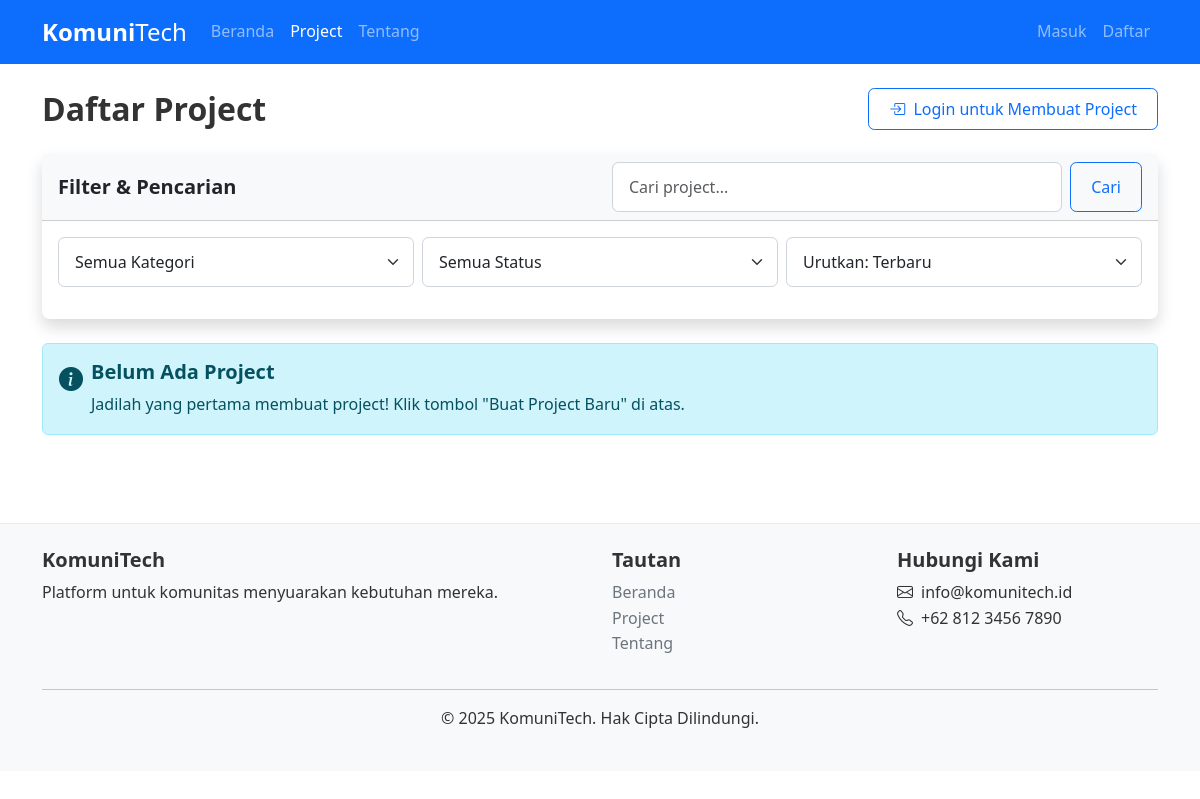
Page /project/ on the earlier database version.
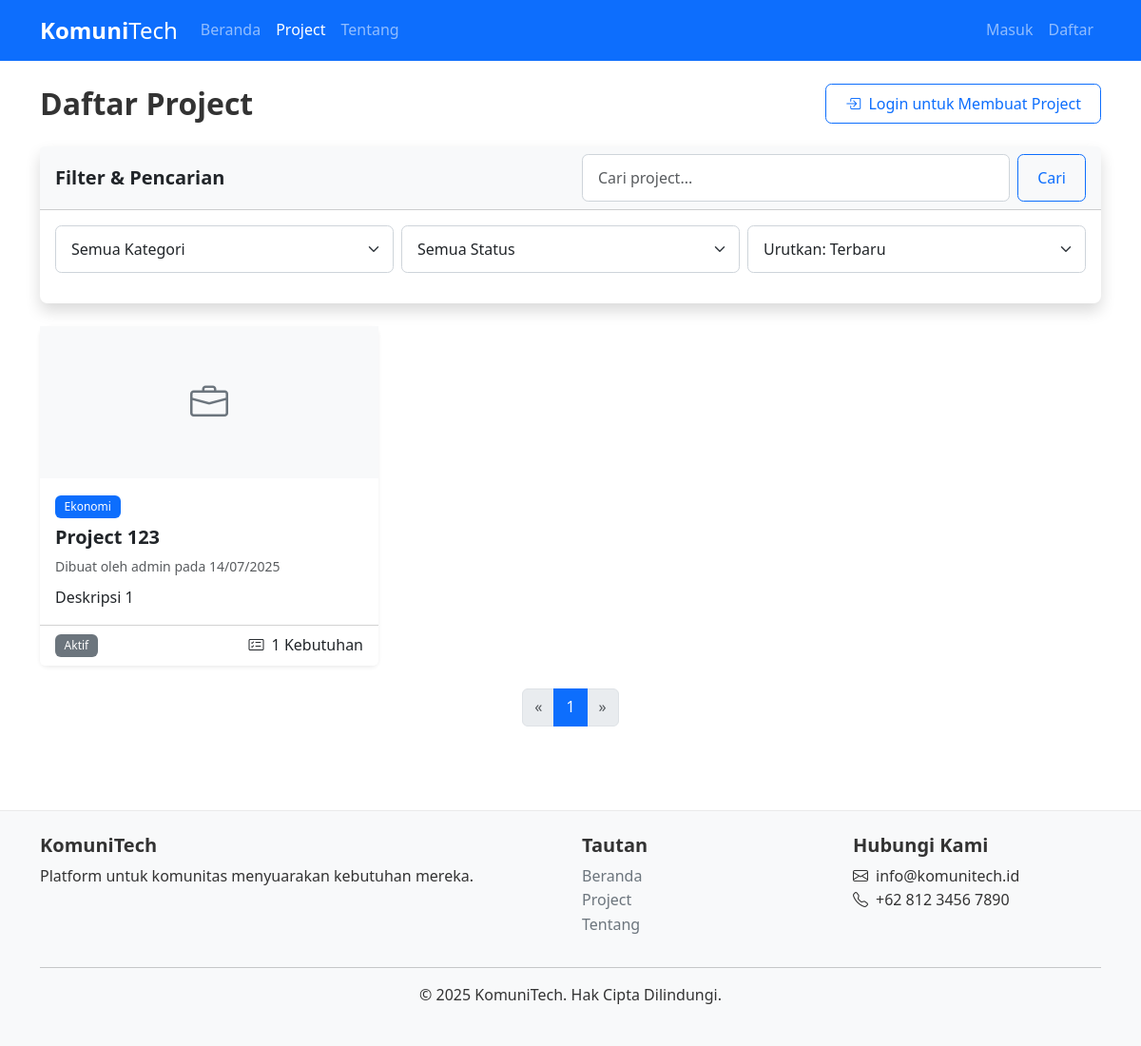
Same page on the later database version.
### app/database/models.py (models this page shows, shortened)
class Project(db.Model):
    __tablename__ = "projects"
    id = db.Column(db.Integer, primary_key=True)
    judul = db.Column(db.String(140), nullable=False)
    deskripsi = db.Column(db.Text, nullable=False)
    timestamp = db.Column(db.DateTime, index=True, default=func.now())
    updated_at = db.Column(db.DateTime, default=func.now(), onupdate=func.now())
    pengguna_id = db.Column(db.Integer, db.ForeignKey("users.id"), nullable=False)
    kategori_id = db.Column(db.Integer, db.ForeignKey("categories.id"), nullable=False)
    status = db.Column(db.String(20), default="Aktif")
    gambar_url = db.Column(db.String(200))
    view_count = db.Column(db.Integer, default=0)
    kebutuhan = db.relationship(
        "Kebutuhan", backref="project", lazy="dynamic", cascade="all, delete-orphan"
    )
    collaborators = db.relationship(
        "ProjectCollaborator", backref="project", lazy="dynamic", cascade="all, delete-orphan"
    )

class Kategori(db.Model):
    __tablename__ = "categories"
    id = db.Column(db.Integer, primary_key=True)
    nama = db.Column(db.String(64), index=True, unique=True, nullable=False)
    deskripsi = db.Column(db.String(200))
    created_at = db.Column(db.DateTime, default=func.now())
    updated_at = db.Column(db.DateTime, default=func.now(), onupdate=func.now())
    kebutuhan = db.relationship("Kebutuhan", backref="kategori_kebutuhan", lazy="dynamic")
    projects = db.relationship("Project", backref="kategori_project", lazy="dynamic")

class Pengguna(UserMixin, db.Model):
    __tablename__ = "users"
    id = db.Column(db.Integer, primary_key=True)
    username = db.Column(db.String(64), index=True, unique=True, nullable=False)
    email = db.Column(db.String(120), index=True, unique=True, nullable=False)
    nama = db.Column(db.String(120), nullable=False)
    password_hash = db.Column(db.String(200))
    role = db.Column(db.String(20), default="Regular", nullable=False)
    bio = db.Column(db.Text)
    avatar_url = db.Column(db.String(200))
    created_at = db.Column(db.DateTime, default=func.now())
    last_seen = db.Column(db.DateTime, default=func.now())
    is_active = db.Column(db.Boolean, default=True)
    email_verified = db.Column(db.Boolean, default=False)
    projects = db.relationship("Project", backref="pemilik", lazy="dynamic", cascade="all, delete-orphan")
    kebutuhan = db.relationship(
        "Kebutuhan",
        foreign_keys="Kebutuhan.pengguna_id",
        backref="pengaju",
        lazy="dynamic",
        cascade="all, delete-orphan"
    )
    processed_kebutuhan = db.relationship(
        "Kebutuhan",
        foreign_keys="Kebutuhan.processed_by",
        backref="processor",
        lazy="dynamic"
    )
    komentar = db.relationship("Komentar", backref="penulis", lazy="dynamic", cascade="all, delete-orphan")
    dukungan = db.relationship("Dukungan", backref="pendukung", lazy="dynamic", cascade="all, delete-orphan")
    notifications = db.relationship("Notification", backref="user", lazy="dynamic", cascade="all, delete-orphan")

### app/routes/project_routes.py (the view)
@project_bp.route("/", methods=["GET"])
def list_projects():
    page = request.args.get("page", 1, type=int)
    projects = get_recent_projects() if page == 1 else get_user_projects(page=page)
    next_url, prev_url = generate_pagination_links(projects, "project.list_projects")
    return render_template(
        "project/list.html",
        projects=projects.items,
        next_url=next_url,
        prev_url=prev_url,
    )

### app/forms.py
class SearchForm(FlaskForm):
    query = StringField(
        "Cari",
        validators=[
            DataRequired(message="Kata kunci pencarian harus diisi"),
            Length(min=2, message="Kata kunci minimal 2 karakter"),
        ],
    )
    category = SelectField("Kategori", coerce=int)
    search_type = SelectField("Tipe", choices=[("all", "Semua"), ("projects", "Project"), ("kebutuhan", "Kebutuhan")])
    submit = SubmitField("Cari")
    def __init__(self, *args, **kwargs):
        super(SearchForm, self).__init__(*args, **kwargs)
        self.category.choices = [(0, "Semua Kategori")] + [
            (k.id, k.nama) for k in Kategori.query.order_by(Kategori.nama).all()
        ]

### app/services/project_service.py (called while the page is built)
def get_recent_projects(page: int = 1, per_page: int = 10, status: str = None):
    query = Project.query
    if status:
        query = query.filter_by(status=status)
    else:
        query = query.filter_by(status="Aktif")
    return query.order_by(Project.timestamp.desc()).paginate(page=page, per_page=per_page, error_out=False)

### app/utils/pagination.py (called while the page is built)
def generate_pagination_links(paginated_query, endpoint: str, **kwargs):
    next_url = (
        url_for(endpoint, halaman=paginated_query.next_num, **kwargs)
        if paginated_query.has_next
        else None
    )
    prev_url = (
        url_for(endpoint, halaman=paginated_query.prev_num, **kwargs)
        if paginated_query.has_prev
        else None
    )
    return next_url, prev_url

### app/templates/project/list.html (shortened to what this page needs)
{% extends "base.html" %}
{% block content %}
<div class="row mb-4 align-items-center">
    <div class="col-md-6">
        <h2 class="mb-0">Daftar Project</h2>
    </div>
    <div class="col-md-6 text-md-end">
        {% if current_user.is_authenticated %}
        <a href="{{ url_for('project.create') }}" class="btn btn-primary">
            <i class="bi bi-plus-circle me-1"></i> Buat Project Baru
        </a>
        {% else %}
        <a href="{{ url_for('auth.login') }}" class="btn btn-outline-primary">
            <i class="bi bi-box-arrow-in-right me-1"></i> Login untuk Membuat Project
        </a>
        {% endif %}
    </div>
</div>
<div class="card shadow mb-4">
    <div class="card-header bg-light">
        <div class="row align-items-center">
            <div class="col-md-6">
                <h5 class="mb-0">Filter & Pencarian</h5>
            </div>
            <div class="col-md-6">
                <form class="d-flex">
                    <input class="form-control me-2" type="search" placeholder="Cari project...">
                    <button class="btn btn-outline-primary" type="submit">Cari</button>
                </form>
            </div>
        </div>
    </div>
    <div class="card-body">
        <div class="row g-2 mb-3">
            <div class="col-md-4">
                <select class="form-select">
                    <option selected>Semua Kategori</option>
                </select>
            </div>
            <div class="col-md-4">
                <select class="form-select">
                    <option selected>Semua Status</option>
                </select>
            </div>
            <div class="col-md-4">
                <select class="form-select">
                    <option selected>Urutkan: Terbaru</option>
                </select>
            </div>
        </div>
    </div>
</div>
{% if projects %}
<div class="row">
    {% for project in projects %}
    <div class="col-md-4 mb-4">
        <div class="card h-100 shadow-sm">
            {% if project.gambar_url %}
            <img src="{{ project.gambar_url }}" class="card-img-top" alt="{{ project.judul }}" style="height: 180px; object-fit: cover;">
            {% else %}
            <div class="bg-light text-center py-5">
                <i class="bi bi-briefcase fs-1 text-secondary"></i>
            </div>
            {% endif %}
            <div class="card-body">
                <span class="badge bg-primary mb-2">{{ project.kategori_project.nama }}</span>
                <h5 class="card-title mb-2">
                    <a href="{{ url_for('project.detail', id=project.id) }}" class="text-decoration-none text-dark stretched-link">
                        {{ project.judul }}
                    </a>
                </h5>
                <p class="text-muted small mb-2">Dibuat oleh {{ project.pemilik.nama }} pada {{ project.timestamp.strftime('%d/%m/%Y') }}</p>
                <p class="card-text">{{ project.deskripsi|truncate(150) }}</p>
            </div>
            <div class="card-footer bg-white">
                <div class="d-flex justify-content-between align-items-center">
                    <span class="badge bg-secondary">{{ project.status }}</span>
                    <div>
                        <i class="bi bi-card-checklist me-1"></i> {{ project.kebutuhan.count() }} Kebutuhan
                    </div>
                </div>
            </div>
        </div>
    </div>
    {% endfor %}
</div>
<nav aria-label="Navigasi halaman">
    <ul class="pagination justify-content-center">
        {% if prev_url %}
        <li class="page-item">
            <a class="page-link" href="{{ prev_url }}" aria-label="Sebelumnya">
                <span aria-hidden="true">&laquo;</span>
            </a>
        </li>
        {% else %}
        <li class="page-item disabled">
            <a class="page-link" href="#" aria-label="Sebelumnya">
                <span aria-hidden="true">&laquo;</span>
            </a>
        </li>
        {% endif %}
        <li class="page-item active"><a class="page-link" href="#">1</a></li>
        {% if next_url %}
        <li class="page-item">
            <a class="page-link" href="{{ next_url }}" aria-label="Selanjutnya">
                <span aria-hidden="true">&raquo;</span>
            </a>
        </li>
        {% else %}
        <li class="page-item disabled">
            <a class="page-link" href="#" aria-label="Selanjutnya">
                <span aria-hidden="true">&raquo;</span>
            </a>
        </li>
        {% endif %}
    </ul>
</nav>
{% else %}
<div class="alert alert-info">
    <div class="d-flex">
        <i class="bi bi-info-circle-fill me-2 fs-4"></i>
        <div>
            <h5 class="alert-heading">Belum Ada Project</h5>
            <p class="mb-0">Jadilah yang pertama membuat project! Klik tombol "Buat Project Baru" di atas.</p>
        </div>
    </div>
</div>
{% endif %}
{% endblock %}

### app/templates/base.html (shortened to what this page needs)
<!DOCTYPE html>
<html lang="id">
<head>
    <link href="https://cdn.jsdelivr.net/npm/bootstrap@5.3.0-alpha1/dist/css/bootstrap.min.css" rel="stylesheet">
    <link rel="stylesheet" href="https://cdn.jsdelivr.net/npm/bootstrap-icons@1.8.0/font/bootstrap-icons.css">
    <link rel="stylesheet" href="{{ url_for('static', filename='css/style.css') }}">
</head>
<body>
    <nav class="navbar navbar-expand-lg navbar-dark bg-primary">
        <div class="container">
            <a class="navbar-brand" href="{{ url_for('main.beranda') }}">
                <span class="fw-bold">Komuni</span>Tech
            </a>
            <div class="collapse navbar-collapse" id="navbarNav">
                <ul class="navbar-nav me-auto">
                    <li class="nav-item">
                        <a class="nav-link {% if request.path == url_for('main.beranda') %}active{% endif %}"
                           href="{{ url_for('main.beranda') }}">Beranda</a>
                    </li>
                    <li class="nav-item">
                        <a class="nav-link {% if request.path == url_for('project.list_projects') %}active{% endif %}"
                           href="{{ url_for('project.list_projects') }}">Project</a>
                    </li>
                    <li class="nav-item">
                        <a class="nav-link {% if request.path == url_for('main.tentang') %}active{% endif %}"
                           href="{{ url_for('main.tentang') }}">Tentang</a>
                    </li>
                </ul>
                <ul class="navbar-nav">
                    {% if current_user.is_authenticated %}
                    <li class="nav-item dropdown">
                        <a class="nav-link dropdown-toggle" href="#" id="userDropdown" role="button"
                           data-bs-toggle="dropdown" aria-expanded="false">
                            <i class="bi bi-person-circle"></i> {{ current_user.username }}
                        </a>
                        <ul class="dropdown-menu dropdown-menu-end" aria-labelledby="userDropdown">
                            <li><a class="dropdown-item" href="#">Profil Saya</a></li>
                            <li><a class="dropdown-item" href="{{ url_for('user.projects') }}">Project Saya</a></li>
                            <li><a class="dropdown-item" href="{{ url_for('user.kebutuhans') }}">Kebutuhan Saya</a></li>
                            <li><a class="dropdown-item" href="{{ url_for('user.supports') }}">Dukungan Saya</a></li>
                            <li><hr class="dropdown-divider"></li>
                            <li><a class="dropdown-item" href="{{ url_for('auth.logout') }}">Keluar</a></li>
                        </ul>
                    </li>
                    {% else %}
                    <li class="nav-item">
                        <a class="nav-link {% if request.path == url_for('auth.login') %}active{% endif %}"
                           href="{{ url_for('auth.login') }}">Masuk</a>
                    </li>
                    <li class="nav-item">
                        <a class="nav-link {% if request.path == url_for('auth.register') %}active{% endif %}"
                           href="{{ url_for('auth.register') }}">Daftar</a>
                    </li>
                    {% endif %}
                </ul>
            </div>
        </div>
    </nav>
    <main class="container py-4">
        {% block content %}{% endblock %}
    </main>
    <footer class="bg-light py-4 mt-5">
        <div class="container">
            <div class="row">
                <div class="col-md-6">
                    <h5><span class="fw-bold">Komuni</span>Tech</h5>
                    <p>Platform untuk komunitas menyuarakan kebutuhan mereka.</p>
                </div>
                <div class="col-md-3">
                    <h5>Tautan</h5>
                    <ul class="list-unstyled">
                        <li><a href="{{ url_for('main.beranda') }}" class="text-decoration-none">Beranda</a></li>
                        <li><a href="{{ url_for('project.list_projects') }}" class="text-decoration-none">Project</a></li>
                        <li><a href="{{ url_for('main.tentang') }}" class="text-decoration-none">Tentang</a></li>
                    </ul>
                </div>
                <div class="col-md-3">
                    <h5>Hubungi Kami</h5>
                    <ul class="list-unstyled">
                        <li><i class="bi bi-envelope me-2"></i>info@komunitech.id</li>
                        <li><i class="bi bi-telephone me-2"></i>+62 812 3456 7890</li>
                    </ul>
                </div>
            </div>
            <hr>
            <div class="text-center">
                <p>&copy; 2025 KomuniTech. Hak Cipta Dilindungi.</p>
            </div>
        </div>
    </footer>
</body>
</html>

### app/static/css/style.css (style rules this page uses)
:root { --primary-color: #0d6efd; --primary-dark: #0b5ed7; --secondary-color: #6c757d; --success-color: #28a745; --warning-color: #ffc107; --danger-color: #dc3545; --light-color: #f8f9fa; --dark-color: #212529; }
body { font-family: 'Poppins', system-ui, -apple-system, sans-serif; color: #333; line-height: 1.6; }
h1, h2, h3, h4, h5, h6 { font-weight: 600; }
.navbar-brand { font-size: 1.5rem; }
.card { border-radius: 0.5rem; border: none; transition: transform 0.2s, box-shadow 0.2s; }
.shadow-sm { box-shadow: 0 0.125rem 0.25rem rgba(0, 0, 0, 0.075); }
.shadow { box-shadow: 0 0.5rem 1rem rgba(0, 0, 0, 0.1); }
.btn { border-radius: 0.4rem; padding: 0.5rem 1.25rem; font-weight: 500; }
.form-control, .form-select { border-radius: 0.4rem; padding: 0.75rem 1rem; border: 1px solid #ced4da; }
.badge { font-weight: 500; padding: 0.5em 0.8em; }
.card, .jumbotron, .alert { animation: fadeIn 0.5s ease-out; }
footer { border-top: 1px solid #eaeaea; }
footer a { color: #6c757d; }

Differences in the rows shown:
added Project: kategori_project.nama "Ekonomi", judul "Project 123", pemilik.nama "admin", timestamp "14/07/2025", deskripsi "Deskripsi 1", status "Aktif", kebutuhan.count "1"
Other differences:
text no longer shown: "Belum Ada Project Jadilah yang pertama membuat project! Klik tombol \"Buat Project Baru\" di atas."
text now shown: "« 1 »"
